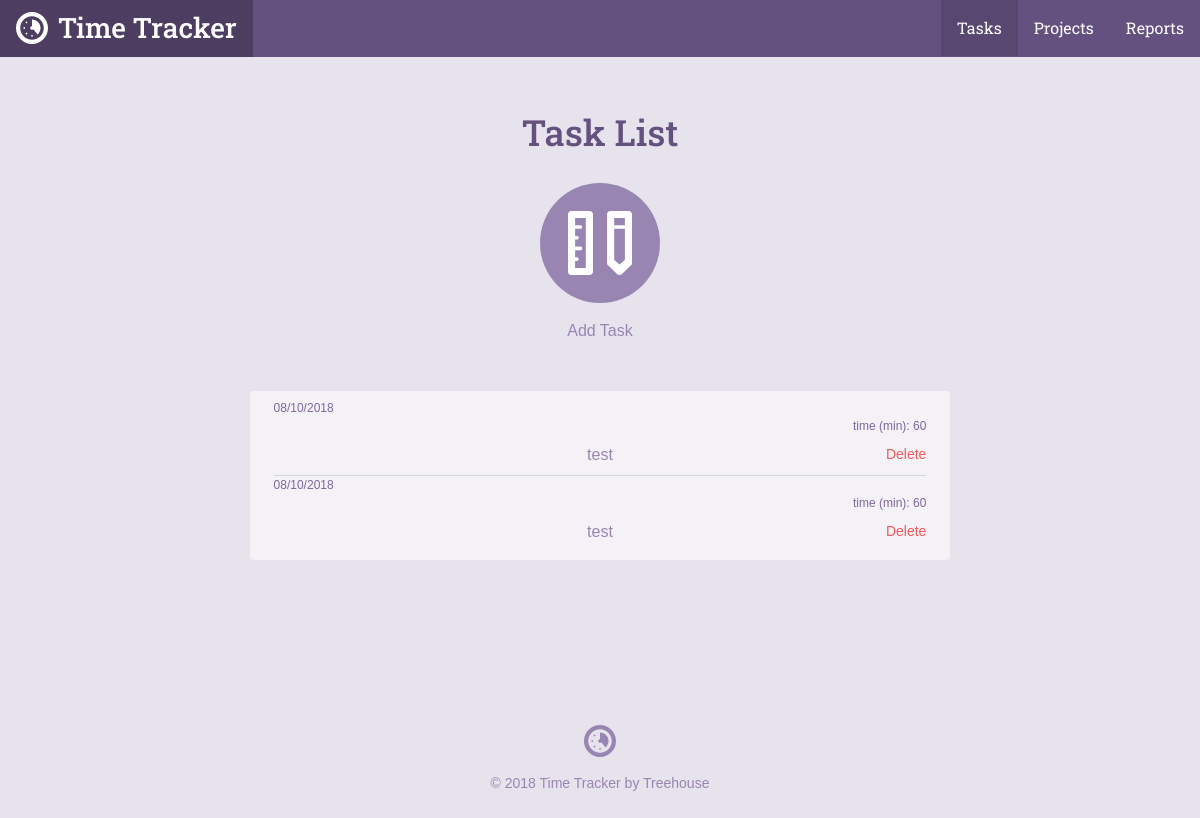
Before: /task_list.php with the older database file.
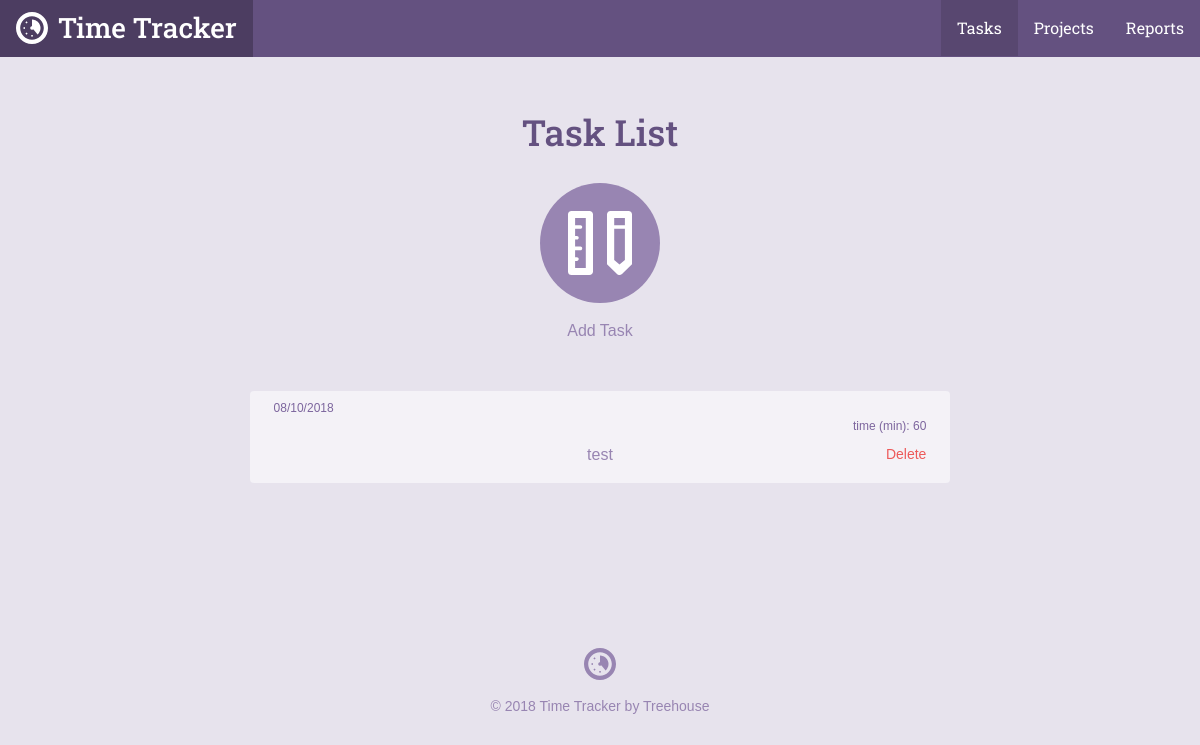
After: the same page with the newer database file.
### tables this page shows
CREATE TABLE `tasks` (
	`task_id`	INTEGER PRIMARY KEY AUTOINCREMENT,
	`project_id`	INTEGER,
	`title`	TEXT,
	`date`	INTEGER NOT NULL,
	`time`	TEXT NOT NULL
);

### inc/functions.php (called while the page is built, shortened)
<?php
function get_task_list($filter = null) {
    include 'connection.php';
    $sql = 'SELECT tasks.*, projects.title as project FROM tasks'
        . ' JOIN projects ON tasks.project_id = projects.project_id';
    $orderBy = ' ORDER BY date DESC';
    try {
        $results = $db->prepare($sql . $where . $orderBy);
        $results->execute();
    } catch (Exception $e) {
        echo "Error!: " . $e->getMessage() . "<br />";
        return array();
    }
    return $results->fetchAll(PDO::FETCH_ASSOC);
}

### task_list.php (the view, shortened to what this page needs)
<?php
require 'inc/functions.php';
include 'inc/header.php';
?>
<div class="section catalog random">
    <div class="col-container page-container">
        <div class="col col-70-md col-60-lg col-center">
            <h1 class="actions-header">Task List</h1>
            <div class="actions-item">
                <a class="actions-link" href="task.php">
                    <span class="actions-icon">
                        <svg viewbox="0 0 64 64"><use xlink:href="#task_icon"></use></svg>
                    </span>
                Add Task</a>
            </div>
            <div class="form-container">
              <ul class="items">
              <?php
                foreach(get_task_list() as $item) {
                    echo "<p style='font-size:12px; text-align: left;'>" . $item['date'] . "</p>";
                    echo "<p style='font-size:12px; text-align: right;'> time (min): " . $item['time'] . "</p>";
                    echo "<li style='text-align: center;'><a href='task.php?id=" . $item['task_id'] . "'>" . $item['title'] . "</a>\n";
                    echo "<form method='post' action='task_list.php' onsubmit=\"return confirm('Are you sure you want to delete this task?');\">\n";
                    echo "<input type='submit' class='button--delete' value='Delete'>\n";
                    echo "</form>\n";
                    echo "</li>";
                }
              ?>
              </ul>
            </div>
        </div>
    </div>
</div>
<?php include("inc/footer.php"); ?>

Changed rows visible on the page:
removed tasks: date "08/10/2018", time "60", title "test"
